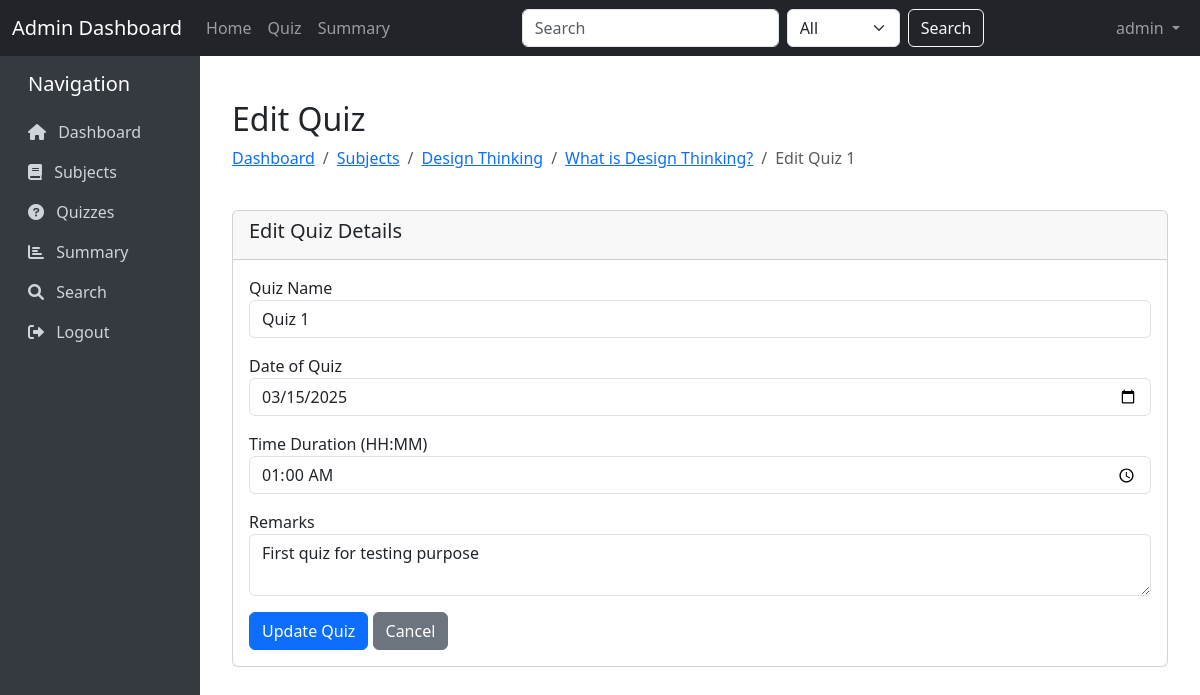
Page /quizzes/edit/1 (signed in) on the committed database.
### models/model.py (models this page shows)
class User(db.Model):
    __tablename__ = 'user'
    user_id = db.Column(db.Integer, primary_key=True)
    username = db.Column(db.String(20), unique=True, nullable=False)
    password = db.Column(db.String(100), nullable=False)
    full_name = db.Column(db.String(30), nullable=False)
    qualification = db.Column(db.String(20), nullable=False)
    dob = db.Column(db.Date, nullable=False)
    email = db.Column(db.String(30), unique=True, nullable=False)
    phone = db.Column(db.String(10), nullable=False)
    address = db.Column(db.String(25), nullable=False)
    status = db.Column(db.String(10), default='active')
    is_admin = db.Column(db.Boolean, default=False)
    scores = db.relationship('Scores', backref='user', lazy=True)

class Subject(db.Model):
    __tablename__ = 'subject'
    subject_id = db.Column(db.Integer, primary_key=True)
    name = db.Column(db.String(20), nullable=False)
    description = db.Column(db.String(40))
    chapters = db.relationship('Chapter', backref='subject', lazy=True, cascade="all, delete-orphan")

class Chapter(db.Model):
    __tablename__ = 'chapter'
    chapter_id = db.Column(db.Integer, primary_key=True)
    chapter_name = db.Column(db.String(20), nullable=False)
    subject_id = db.Column(db.Integer, db.ForeignKey('subject.subject_id'), nullable=False)
    description = db.Column(db.String(40))
    quizzes = db.relationship('Quiz', backref='chapter', lazy=True, cascade="all, delete-orphan")

class Quiz(db.Model):
    __tablename__ = 'quiz'
    quiz_id = db.Column(db.Integer, primary_key=True)
    name = db.Column(db.String(20), nullable=False)
    chapter_id = db.Column(db.Integer, db.ForeignKey('chapter.chapter_id'), nullable=False)
    date_of_quiz = db.Column(db.Date, nullable=False)
    time_duration = db.Column(db.Time, nullable=False)
    remarks = db.Column(db.String(40))
    questions = db.relationship('Question', backref='quiz', lazy=True, cascade="all, delete-orphan")
    scores = db.relationship('Scores', backref='quiz_ref', lazy=True)

### controllers/controller.py (the view, shortened to what this page needs)
@app.route('/quizzes/edit/<int:quiz_id>', methods=['GET', 'POST'])
@admin_required
def edit_quiz(quiz_id):
    quiz = Quiz.query.get_or_404(quiz_id)
    return render_template('edit_quiz.htm', quiz=quiz)

### controllers/controller.py (called while the page is built)
def current_user():
    user_id = session.get('user_id')
    if user_id:
        return User.query.get(user_id)
    return None

@app.context_processor
def inject_current_user():
    return dict(current_user=current_user())

def admin_required(f):
    @wraps(f)
    def decorated_function(*args, **kwargs):
        user = current_user()
        if not user or not user.is_admin:
            flash('Admin access required.', 'danger')
            return redirect(url_for('login'))
        return f(*args, **kwargs)
    return decorated_function

### templates/edit_quiz.htm (shortened to what this page needs)
{% extends 'base.htm' %}
{% block content %}
<div class="container mt-4">
    <div class="row mb-4">
        <div class="col">
            <h2>Edit Quiz</h2>
            <nav aria-label="breadcrumb">
                <ol class="breadcrumb">
                    <li class="breadcrumb-item"><a href="{{ url_for('dashboard') }}">Dashboard</a></li>
                    <li class="breadcrumb-item"><a href="{{ url_for('subjects') }}">Subjects</a></li>
                    <li class="breadcrumb-item"><a href="{{ url_for('chapters', subject_id=quiz.chapter.subject_id) }}">{{ quiz.chapter.subject.name }}</a></li>
                    <li class="breadcrumb-item"><a href="{{ url_for('chapter_quizzes', chapter_id=quiz.chapter_id) }}">{{ quiz.chapter.chapter_name }}</a></li>
                    <li class="breadcrumb-item active">Edit {{ quiz.name }}</li>
                </ol>
            </nav>
        </div>
    </div>
    <div class="row">
        <div class="col">
            <div class="card">
                <div class="card-header">
                    <h5>Edit Quiz Details</h5>
                </div>
                <div class="card-body">
                    <form method="POST">
                        <div class="form-group mb-3">
                            <label for="name">Quiz Name</label>
                            <input type="text" class="form-control" id="name" name="name" value="{{ quiz.name }}" required>
                        </div>
                        <div class="form-group mb-3">
                            <label for="date_of_quiz">Date of Quiz</label>
                            <input type="date" class="form-control" id="date_of_quiz" name="date_of_quiz" value="{{ quiz.date_of_quiz.strftime('%Y-%m-%d') }}" required>
                        </div>
                        <div class="form-group mb-3">
                            <label for="time_duration">Time Duration (HH:MM)</label>
                            <input type="time" class="form-control" id="time_duration" name="time_duration" value="{{ quiz.time_duration.strftime('%H:%M') }}" required>
                        </div>
                        <div class="form-group mb-3">
                            <label for="remarks">Remarks</label>
                            <textarea class="form-control" id="remarks" name="remarks" rows="2">{{ quiz.remarks }}</textarea>
                        </div>
                        <div class="mt-3">
                            <button type="submit" class="btn btn-primary">Update Quiz</button>
                            <a href="{{ url_for('chapter_quizzes', chapter_id=quiz.chapter_id) }}" class="btn btn-secondary">Cancel</a>
                        </div>
                    </form>
                </div>
            </div>
        </div>
    </div>
</div>
{% endblock %}

### templates/base.htm (shortened to what this page needs)
<!DOCTYPE html>
<html lang="en">
<head>
    <link href="https://cdn.jsdelivr.net/npm/bootstrap@5.3.0-alpha1/dist/css/bootstrap.min.css" rel="stylesheet">
    <link rel="stylesheet" href="https://cdnjs.cloudflare.com/ajax/libs/font-awesome/6.0.0/css/all.min.css">
</head>
<body>
    <nav class="navbar navbar-expand-lg navbar-dark bg-dark">
        <div class="container-fluid">
            <a class="navbar-brand" href="{{ url_for('dashboard') }}">Admin Dashboard</a>
            <div class="collapse navbar-collapse" id="navbarSupportedContent">
                <ul class="navbar-nav me-auto mb-2 mb-lg-0">
                    <li class="nav-item">
                        <a class="nav-link {% if request.endpoint == 'dashboard' %}active{% endif %}" href="{{ url_for('dashboard') }}">Home</a>
                    </li>
                    <li class="nav-item">
                        <a class="nav-link {% if request.endpoint == 'quizzes' %}active{% endif %}" href="{{ url_for('quizzes') }}">Quiz</a>
                    </li>
                    <li class="nav-item">
                        <a class="nav-link {% if request.endpoint == 'summary' %}active{% endif %}" href="{{ url_for('summary') }}">Summary</a>
                    </li>
                </ul>
                <form class="d-flex" action="{{ url_for('search') }}" method="get">
                    <input class="form-control me-2" type="search" name="query" placeholder="Search" required>
                    <select class="form-select me-2" name="category" style="width: auto;">
                        <option value="all">All</option>
                    </select>
                    <button class="btn btn-outline-light" type="submit">Search</button>
                </form>
                {% if session.get('user_id') %}
                <ul class="navbar-nav ms-auto">
                    <li class="nav-item dropdown">
                        <a class="nav-link dropdown-toggle" href="#" id="navbarDropdown" role="button" data-bs-toggle="dropdown">
                            {{ session.get('username') }}
                        </a>
                    </li>
                </ul>
                {% endif %}
            </div>
        </div>
    </nav>
    <div class="container-fluid">
        <div class="row">
            {% if session.get('user_id') %}
            <div class="col-md-2 sidebar py-3">
                <h5 class="mb-3 ps-3">Navigation</h5>
                <a href="{{ url_for('dashboard') }}" class="{% if request.endpoint == 'dashboard' %}active{% endif %}">
                    <i class="fas fa-home me-2"></i> Dashboard
                </a>
                <a href="{{ url_for('subjects') }}" class="{% if request.endpoint == 'subjects' %}active{% endif %}">
                    <i class="fas fa-book me-2"></i> Subjects
                </a>
                <a href="{{ url_for('quizzes') }}" class="{% if request.endpoint == 'quizzes' %}active{% endif %}">
                    <i class="fas fa-question-circle me-2"></i> Quizzes
                </a>
                <a href="{{ url_for('summary') }}" class="{% if request.endpoint == 'summary' %}active{% endif %}">
                    <i class="fas fa-chart-bar me-2"></i> Summary
                </a>
                <a href="{{ url_for('search') }}" class="{% if request.endpoint == 'search' %}active{% endif %}">
                    <i class="fas fa-search me-2"></i> Search
                </a>
                <a href="{{ url_for('logout') }}">
                    <i class="fas fa-sign-out-alt me-2"></i> Logout
                </a>
            </div>
            <div class="col-md-10 content">
            {% else %}
            <div class="col-md-12 content">
            {% endif %}
                {% block content %}{% endblock %}
            </div>
        </div>
    </div>
</body>
</html>

### templates/base.htm (style rules this page uses)
.sidebar { min-height: calc(100vh - 56px); background-color: #343a40; color: white; }
.sidebar a { color: #ced4da; text-decoration: none; display: block; padding: 0.5rem 1rem; }
.content { padding: 20px; }

### rows in the picture
User: get "admin"
Subject: chapter.subject.name "Design Thinking"
Chapter: chapter.chapter_name "What is Design Thinking?"
Quiz: name "Quiz 1", date_of_quiz "03/15/2025", time_duration "01:00", remarks "First quiz for testing purpose"
